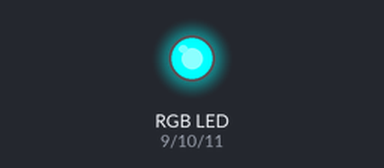
Recording of a sketch running on a simulated Arduino Uno, built with avr-gcc and run on an emulated ATmega328P. On the bench: an RGB LED mixed from three pins (HIGH = lit).

Above: at 0.5 s.
At 2.5 s:
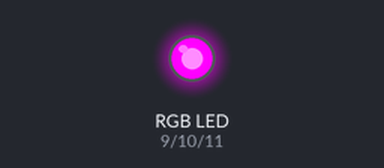
At 4.5 s:
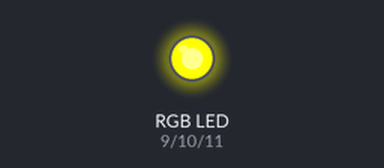
At 5.5 s:
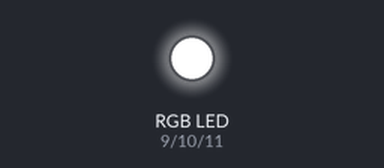
Timing chart, 0 to 7.8 s (numbered marks = the images above):
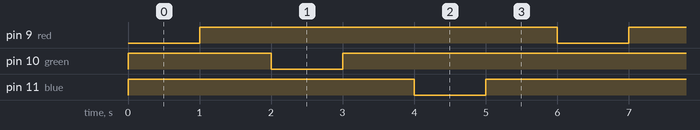

The sketch:

simpleLEDBlink.ino
```cpp
//Simple script for demonstrating how to blink an LED and how to simulate
//dimness and brightness. This uses an anode RGB LED. But any single color or dual
//color LED can be used instead. Make sure the PINS that you hook you LED up to are
//set in the LED pins below. When using a Cathode LED (connected via GND pin) switch
//values from HIGH to LOW and LOW to HIGH. This is due to opposite polarities.

//LED pins.
const int green = 10;
const int red = 9;
const int blue = 11;

void setup() {
  //Set pins to output.
  pinMode(green, OUTPUT);
  pinMode(red, OUTPUT);
  pinMode(blue, OUTPUT);

  //Set LEDS to off.(Using anode LED, switch HIGH to LOW if using cathode)
  digitalWrite(red, HIGH);
  digitalWrite(blue, HIGH);
  digitalWrite(green, HIGH);
}

void loop() {
  blink(red, 1000);
  blink(green, 1000);
  blink(blue, 1000);
//  moreOn(red);
//  moreOff(red);
}

//passing LED pin and time interval, blinks led.(Switch HIGH to LOW and vice versa if
//using cathode LED).
void blink(int led, int delayTime){
  digitalWrite(led, LOW);
  delay(delayTime);
  digitalWrite(led, HIGH);
  delay(delayTime);
}

//Simulates dimness by having the LED off more than on.
void moreOff(int led){
  digitalWrite(led, LOW);
  delay(5);
  digitalWrite(led, HIGH);
  delay(40);
}

//Simulates brightness by having the LED on more than off.
void moreOn(int led){
  digitalWrite(led, LOW);
  delay(40);
  digitalWrite(led, HIGH);
  delay(5);
}
```

Measured:
- by itself, pin 9 (red), pin 10 (green), pin 11 (blue): alternates HIGH for 5.0 s and LOW for 1.0 s
- by itself, everything shown: repeats every 6.0 s, in 6 steps
